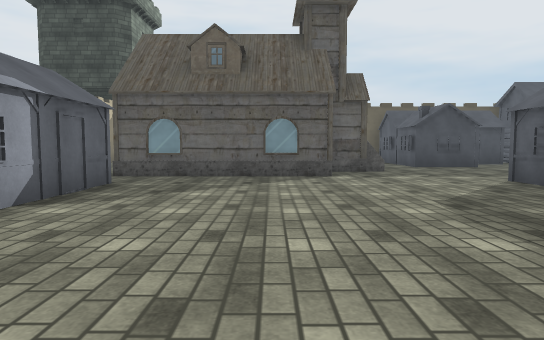
[1] (above)

24 first-person views from a walk through a scene from a Unity 3-D project. The camera is 1.3 m above the floor, tilts 4° down and sees 75° across. The floor is counted in squares, 2 m on a side. Each view is taken from the middle of a square. On the plan, view 1 faces up. The plan holds only what a view shows up to about 10 squares ahead; the rest is blank. The place goes on beyond the plan. The player character is not drawn. Some animated figures are not drawn. Door leaves are left out, so doorways stand open. Some surface patterns are stand-ins.

[2]
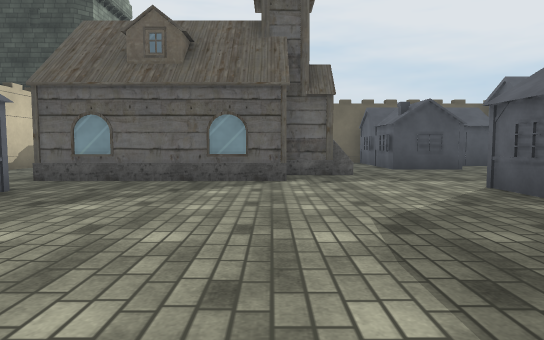

[3]
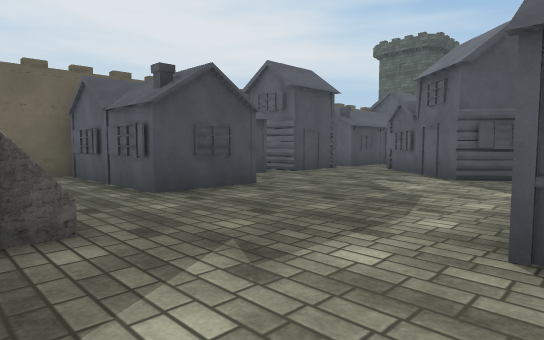

[4]
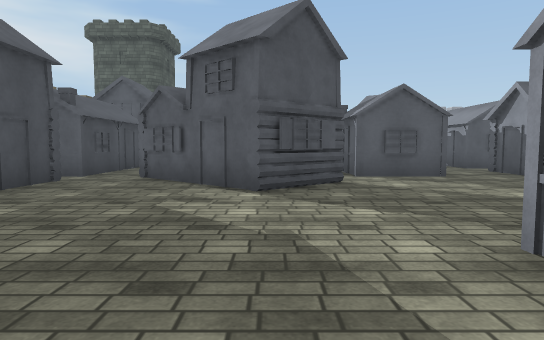

[5]
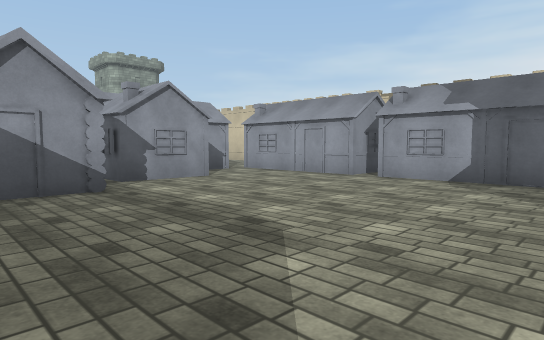

[6]
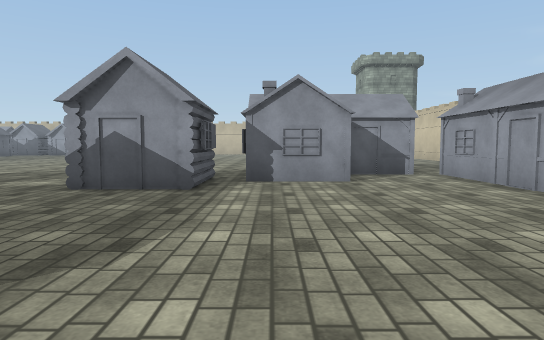

[7]
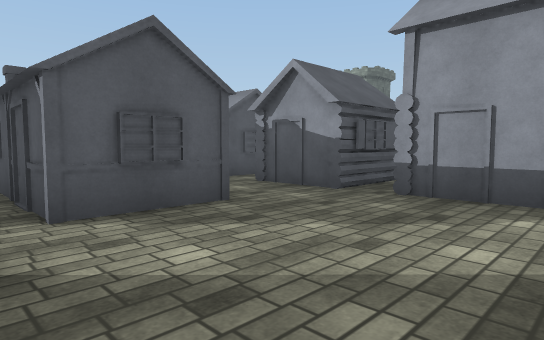

[8]
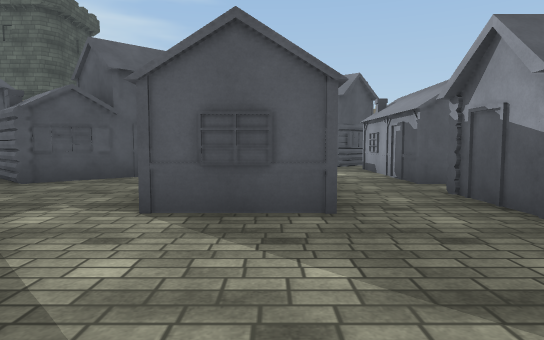

[9]
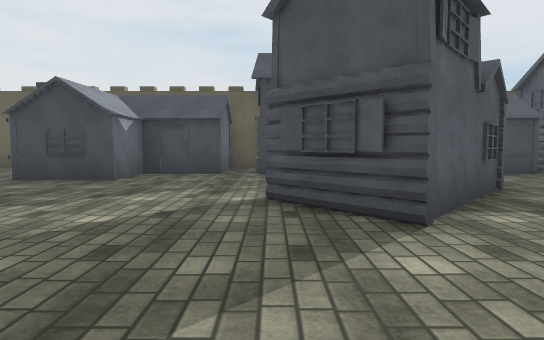

[10]
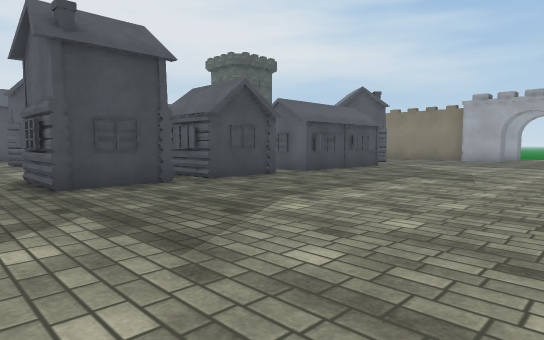

[11]
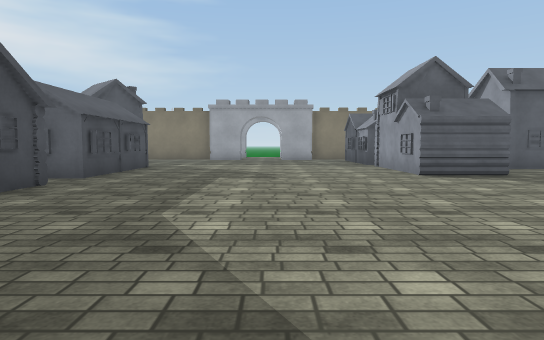

[12]
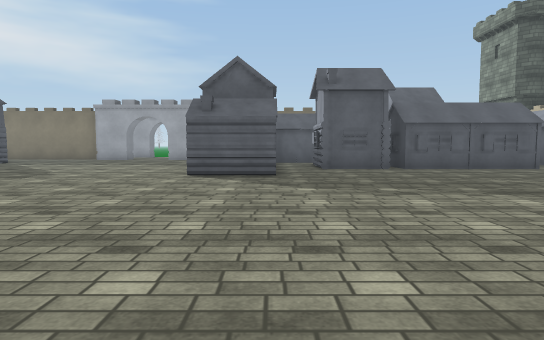

[13]
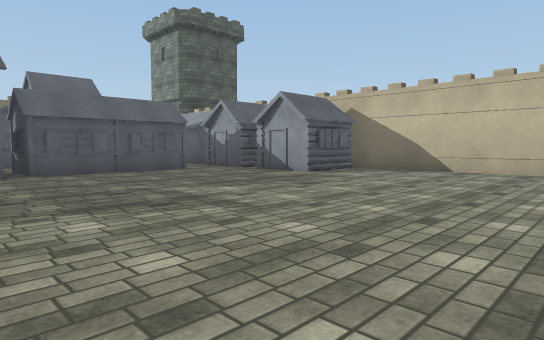

[14]
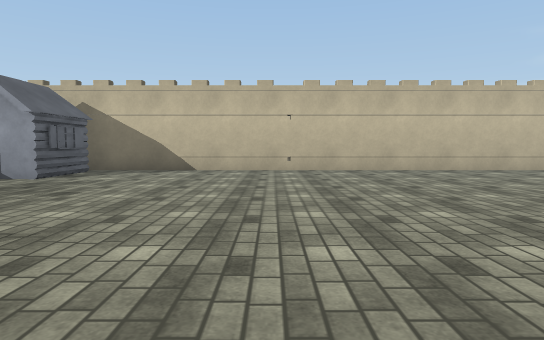

[15]
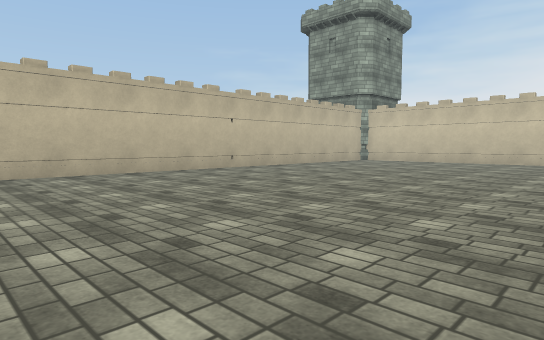

[16]
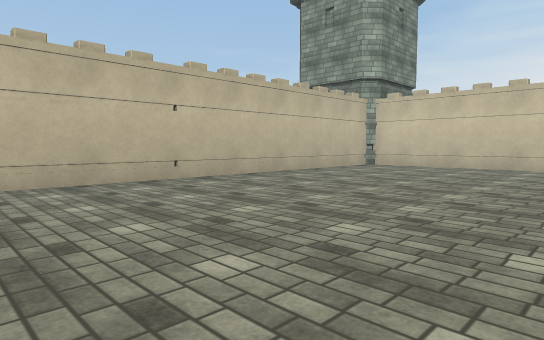

[17]
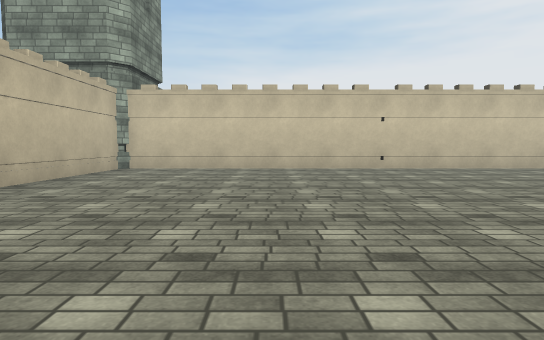

[18]
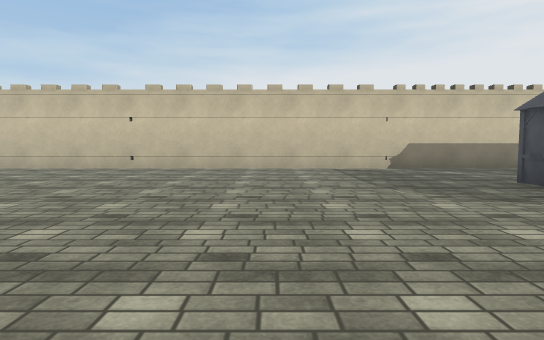

[19]
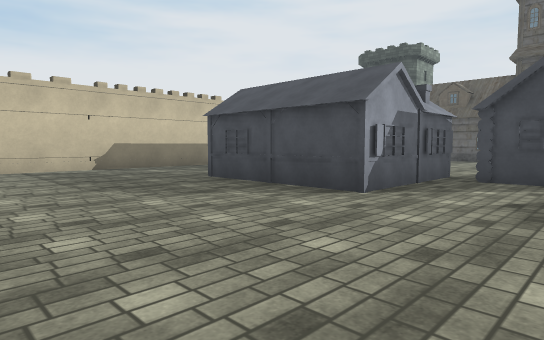

[20]
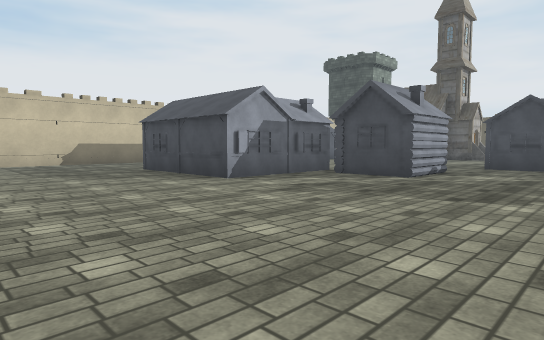

[21]
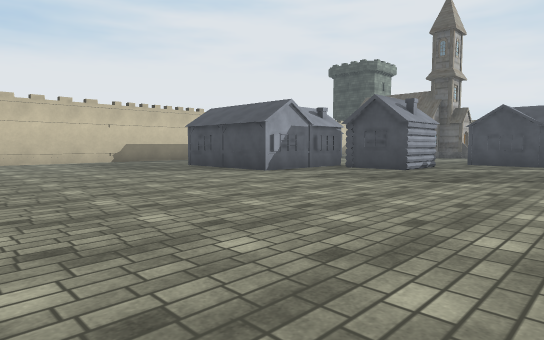

[22]
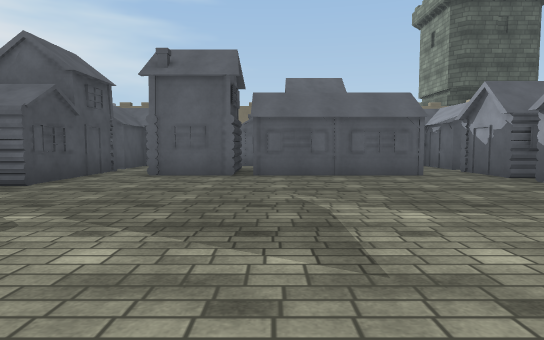

[23]
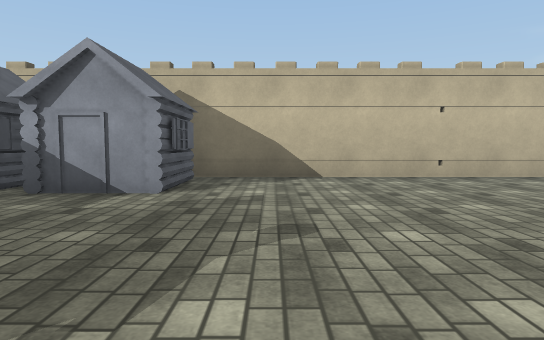

[24]
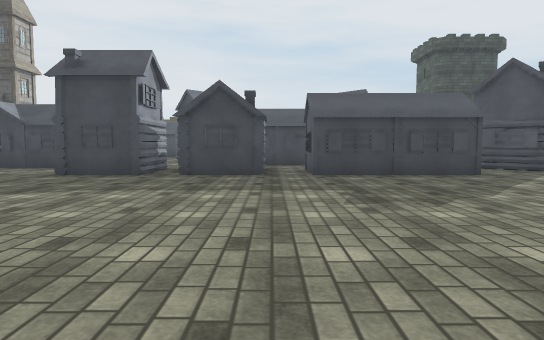

### Floor plan
Key: @ floor where view 1 was taken; # wall or solid block; . floor; O other object.
Columns run from 6 left of view 1 to 18 right of it. Each row starts with its distance up from view 1.
 15          ##
 14           .
 13           #  ##O      OOO
 12          .O ##O##.####
 11 #        .###........
 10 #.       ........#O..#
  9  ..    ##.......###.##
  8   .#####.......O##...#
  7   ..............O....
  6    #....... #.....###
  5    #.......   ....
  4    #.......   ......O.
  3    #.......#O#...........
  2    ............#O##O####.
  1    #.....#O....####OO###.
  0    #..@.O#O..............
 -1 #  #.. #O#O..............
 -2 #. ### O.................
 -3 #...   #.................
 -4 #.......................
 -5 #.......................
 -6 #....................O..O
 -7 #....................#  O
 -8 #....................###O
 -9 #........................
-10 #........ .............#
-11 #.......  .............##
-12 #......................##
-13 #......................#
-14 #......................#
-15 #......................#
-16 #........................
-17 #...................####.
-18 #...................#O# O
-19 #...................
-20 #####################

Where each view was taken, in squares from view 1:
view 1: 0 up, 0 right, facing up
view 2: 1 up, 1 right, facing up
view 3: 6 up, 2 right, facing up-right
view 4: 8 up, 4 right, facing right
view 5: 6 up, 4 right, facing down-left
view 6: 6 up, 1 right, facing down
view 7: 7 up, 8 right, facing down-right
view 8: 5 up, 8 right, facing right
view 9: 4 up, 9 right, facing up
view 10: 5 down, 7 right, facing up-right
view 11: 3 down, 7 right, facing right
view 12: 8 down, 7 right, facing right
view 13: 10 down, 8 right, facing down-right
view 14: 10 down, 9 right, facing down
view 15: 11 down, 8 right, facing down-left
view 16: 13 down, 5 right, facing down-left
view 17: 15 down, 4 right, facing left
view 18: 8 down, 4 right, facing left
view 19: 8 down, 4 right, facing up-left
view 20: 8 down, 7 right, facing up-left
view 21: 10 down, 8 right, facing up-left
view 22: 12 down, 9 right, facing right
view 23: 12 down, 12 right, facing down
view 24: 7 down, 13 right, facing up
